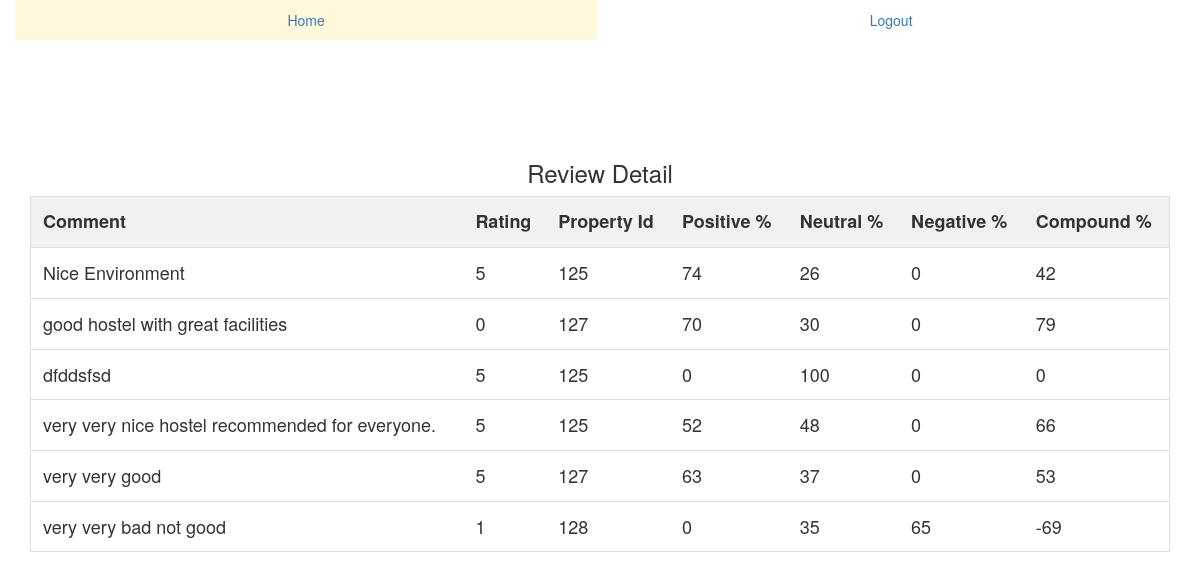
The app's page /admin/review.php (signed in) with its own data.
### tables this page shows
CREATE TABLE `review` (
  `review_id` int(10) NOT NULL,
  `comment` varchar(500) NOT NULL,
  `rating` int(5) NOT NULL,
  `property_id` int(11) NOT NULL,
  `positive` int(11) DEFAULT NULL,
  `neutral` int(11) DEFAULT NULL,
  `negative` int(11) DEFAULT NULL,
  `compound` int(11) DEFAULT NULL
);

### admin/review.php (the view, shortened to what this page needs)
<?php
include("navbar.php");
 ?>
<head>
<link rel="stylesheet" type="text/css" href="style.css">
</head>
<body>
 <div class="container-fluid">
  <ul class="nav nav-pills nav-justified">
    <li style="background-color: #FFF8DC"><a  href="admin-index.php">Home</a></li>
     <?php
if(isset($_SESSION["email"]) && !empty($_SESSION['email'])){
  echo '<li><a href="../logout.php">Logout</a></li>';
}
else {?>
      <li><a href="../how-to-register.php"><span class="glyphicon glyphicon-user"></span> Register</a></li>
      <li><a href="../how-to-login.php"><span class="glyphicon glyphicon-log-in"></span> Login</a></li>
    <?php } ?>
  </ul>
  <div class="tab-content">
    <div>
      <center style="margin-top:120px;"><h3>Review Detail</h3></center>
      <div class="container-fluid">
              <table id="myTable2">
                <tr class="header">
                  <th>Comment</th>
                  <th>Rating</th>
                  <th>Property Id</th>
                  <th>Positive %</th>
                  <th>Neutral %</th>
                  <th>Negative %</th>
                  <th>Compound %</th>
                </tr>
                <?php
        include("../config/config.php");
        $sql="SELECT * from review";
        $result=mysqli_query($db,$sql);
        if(mysqli_num_rows($result)>0)
      {
          while($rows=mysqli_fetch_assoc($result)){
       ?>
                <tr>
                  <td><?php echo $rows['comment'] ?></td>
                  <td><?php echo $rows['rating'] ?></td>
                  <td><?php echo $rows['property_id'] ?></td>
                  <td><?php echo $rows['positive'] ?></td>
                  <td><?php echo $rows['neutral'] ?></td>
                  <td><?php echo $rows['negative'] ?></td>
                  <td><?php echo $rows['compound'] ?></td>
                </tr>
              <?php }} ?>
              </table>
    </div>
    </div>
  </div>
</body>

### admin/style.css (style rules this page uses)
#myTable, #myTable2, #myTable3, #myInput4 { border-collapse: collapse; width: 100%; border: 1px solid #ddd; font-size: 18px; }
#myTable th, #myTable td,#myTable2 th, #myTable2 td,#myTable3 th, #myTable3 td,#myTable4 th, #myTable4 td { text-align: left; padding: 12px; }
#myTable tr,#myTable2 tr,#myTable3 tr,#myTable4 tr { border-bottom: 1px solid #ddd; }
#myTable tr.header, #myTable tr:hover,#myTable2 tr.header, #myTable2 tr:hover,#myTable3 tr.header, #myTable3 tr:hover,#myTable4 tr.header, #myTable4 tr:hover { background-color: #f1f1f1; }
th, td { text-align: left; padding: 8px; }

### records on screen
review: comment "Nice Environment", rating "5", property "125", positive "74", neutral "26", negative "0", compound "42"
review: comment "good hostel with great facilities", rating "0", property "127", positive "70", neutral "30", negative "0", compound "79"
review: comment "dfddsfsd", rating "5", property "125", positive "0", neutral "100", negative "0", compound "0"
review: comment "very very nice hostel recommended for everyone.", rating "5", property "125", positive "52", neutral "48", negative "0", compound "66"
review: comment "very very good", rating "5", property "127", positive "63", neutral "37", negative "0", compound "53"
review: comment "very very bad not good", rating "1", property "128", positive "0", neutral "35", negative "65", compound "-69"
